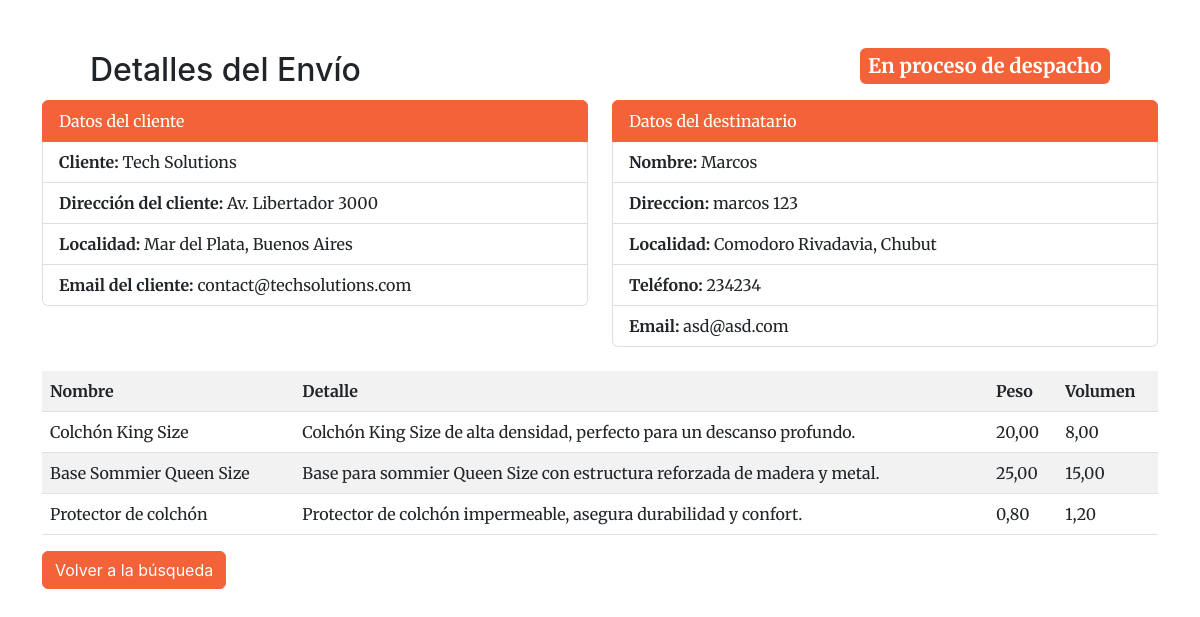
Page /envios/detalle_envio/3/ on the committed database.
### envios/models.py (models this page shows, shortened)
class Envio(models.Model):
    guia = models.PositiveIntegerField(unique=True, editable=False)
    cliente = models.ForeignKey(Cliente, on_delete=models.CASCADE, related_name='envios')
    productos = models.ManyToManyField(Producto, through='ProductoEnvio')
    destinatario_nombre = models.CharField(max_length=255)
    destinatario_direccion = models.CharField(max_length=255)
    destinatario_telefono = models.CharField(max_length=20)
    destinatario_email = models.EmailField(null=True, blank=True)
    destinatario_localidad = models.ForeignKey(Localidad, on_delete=models.SET_NULL, null=True)
    fecha_creacion = models.DateTimeField(auto_now_add=True)
    anula = models.BooleanField(default=False)
    usuario = models.ForeignKey(User, on_delete=models.SET_NULL, null=True, blank=True, editable=False)
    class Meta:
        verbose_name = 'Envío'
        verbose_name_plural = 'Envios'

### tracking/models.py (models this page shows, shortened)
class Tracking(models.Model):
    ESTADOS_ENVIO = [
        ('en_proceso_despacho', 'En proceso de despacho'),
        ('asignado_recorrido', 'Asignado a recorrido'),
        ('en_transito', 'En tránsito'),
        ('entregado', 'Entregado'),
        ('rechazado', 'Rechazado'),
    ]
    envio = models.ForeignKey('envios.Envio', on_delete=models.CASCADE, related_name='tracking')
    estado = models.CharField(max_length=50, choices=ESTADOS_ENVIO, default='en_proceso_despacho')
    detalle = models.CharField(max_length=255, null=True, blank=True)
    fecha_actualizacion = models.DateTimeField(auto_now_add=True)
    usuario = models.ForeignKey(User, on_delete=models.SET_NULL, null=True)
    class Meta:
        verbose_name = 'Tracking'
        verbose_name_plural = 'Trackings'

### clientes/models.py (models this page shows)
class Cliente(models.Model):
    nombre = models.CharField(max_length=255)
    direccion = models.CharField(max_length=255)
    telefono = models.CharField(max_length=20)
    email = models.EmailField(null=True, blank=True)
    localidad = models.ForeignKey('miscelaneas.Localidad', on_delete=models.SET_NULL, null=True)
    def __str__(self):
        return self.nombre
    class Meta:
        verbose_name = 'Cliente'
        verbose_name_plural = 'Clientes'

### miscelaneas/models.py (models this page shows)
class Localidad(models.Model):
    localidad = models.CharField(max_length=100)
    provincia = models.ForeignKey(Provincia, on_delete=models.CASCADE)
    def __str__(self):
        return f"{self.localidad}, {self.provincia}"
    class Meta:
        verbose_name = 'Localidad'
        verbose_name_plural = 'Localidades'

class Provincia(models.Model):
    nombre = models.CharField(max_length=100)
    def __str__(self):
        return self.nombre

### productos/models.py (models this page shows, shortened)
class Producto(models.Model):
    cliente = models.ForeignKey(Cliente, on_delete=models.CASCADE, related_name='productos')
    nombre = models.CharField(max_length=255)
    descripcion = models.TextField(blank=True, null=True)
    peso = models.DecimalField(max_digits=6, decimal_places=2)
    volumen = models.DecimalField(max_digits=6, decimal_places=2)
    bultos = models.PositiveIntegerField(default=1)
    fecha_ingreso = models.DateTimeField(auto_now_add=True)
    class Meta:
        verbose_name = 'Producto'
        verbose_name_plural = 'Productos'

### envios/views.py (the view)
# urls.py: path('detalle_envio/<int:pk>/', EnvioBuscarDetailView.as_view(), name='detalle_envio'),
class EnvioBuscarDetailView( DetailView):
    model = Envio
    template_name = 'envios/detalle_envio.html'
    context_object_name = 'envio'
    def get_context_data(self, **kwargs):
        context = super().get_context_data(**kwargs)
        productos = self.object.productos.all()
        total_bultos = productos.count()
        total_peso = sum(producto.peso for producto in productos)
        total_volumen = sum(producto.volumen for producto in productos)
        context['productos'] = productos
        context['total_bultos'] = total_bultos
        context['total_peso'] = total_peso
        context['total_volumen'] = total_volumen
        return context

### envios/templates/envios/detalle_envio.html (shortened to what this page needs)
{% extends 'core/base.html' %}
{% load static %}
{% block extra_styles %}
<link href="{% static 'core/css/styles.css' %}" rel="stylesheet" />
{% endblock extra_styles %}
{% block main %}
<div class="container mt-5">
  <div class="d-flex align-items-center justify-content-between px-5">
    <h2>Detalles del Envío</h2>
    <div class="mb-3"><span class="badge fs-5 p-2
        {% if object.tracking.last.estado == 'en_proceso_despacho' %}
            text-bg-primary
        {% elif object.tracking.last.estado == 'asignado_recorrido' %}
            text-bg-info
        {% elif object.tracking.last.estado == 'en_transito' %}
            text-bg-warning
        {% elif object.tracking.last.estado == 'entregado' %}
            text-bg-success
        {% elif object.tracking.last.estado == 'rechazado' %}
            text-bg-danger
        {% endif %}
    ">
        {{ object.tracking.last.get_estado_display }}
      </span>
    </div>
    </div>
    <div>
      <div class="row mb-3">
        <div class="col-12 col-md-6  ">
          <ul class="list-group">
            <li class="list-group-item active" aria-current="true">Datos del cliente</li>
            <li class="list-group-item"><strong>Cliente:</strong> {{envio.cliente | capfirst}}</li>
            <li class="list-group-item"><strong>Dirección del cliente:</strong>
              {{ envio.cliente.direccion }}
            </li>
            <li class="list-group-item"><strong>Localidad: </strong>{{envio.cliente.localidad}} </li>
            <li class="list-group-item"><strong>Email del cliente:</strong>
              {{ envio.cliente.email }}
            </li>
          </ul>
        </div>
        <div class="col-12 col-md-6  ">
          <ul class="list-group">
            <li class="list-group-item active" aria-current="true">Datos del destinatario</li>
            <li class="list-group-item"><strong>Nombre:</strong> {{envio.destinatario_nombre}}</li>
            <li class="list-group-item"><strong>Direccion:</strong> {{envio.destinatario_direccion}}</li>
            <li class="list-group-item"><strong>Localidad: </strong>{{envio.destinatario_localidad}}</li>
            <li class="list-group-item"><strong>Teléfono:</strong> {{envio.destinatario_telefono}}</li>
            <li class="list-group-item"><strong>Email:</strong> {{envio.destinatario_email}}</li>
          </ul>
        </div>
      </div>
    </div>
    <div class="mt-4">
      <table class="table table-striped table-hover">
        <tr>
          <th>Nombre</th>
          <th>Detalle</th>
          <th>Peso</th>
          <th>Volumen</th>
        </tr>
        {% for producto in envio.productos.all %}
        <tr>
          <td>
            {{ producto.nombre }}
          </td>
          <td>
            {{ producto.descripcion }}
          </td>
          <td>
            {{ producto.peso }}
          </td>
          <td>
            {{ producto.volumen }}
          </td>
        </tr>
        {% empty %}
        <tr>
          <td colspan="3">No hay productos en este envío.</td>
        </tr>
        {% endfor %}
      </table>
    </div>
    <a href="{% url 'core:index' %}" class="btn btn-primary">Volver a la búsqueda</a>
  </div>
  {% endblock main %}

### rows in the picture
Envio: tracking.last.estado "En proceso de despacho", cliente "Tech Solutions", cliente.direccion "Av. Libertador 3000", cliente.localidad "Mar del Plata, Buenos Aires", cliente.email "contact@techsolutions.com", destinatario_nombre "Marcos", destinatario_direccion "marcos 123", destinatario_localidad "Comodoro Rivadavia, Chubut", destinatario_telefono "234234", destinatario_email "asd@asd.com"
Producto: nombre "Colchón King Size", descripcion "Colchón King Size de alta densidad, perfecto para un descanso profundo.", peso "20,00", volumen "8,00"
Producto: nombre "Base Sommier Queen Size", descripcion "Base para sommier Queen Size con estructura reforzada de madera y metal.", peso "25,00", volumen "15,00"
Producto: nombre "Protector de colchón", descripcion "Protector de colchón impermeable, asegura durabilidad y confort.", peso "0,80", volumen "1,20"
